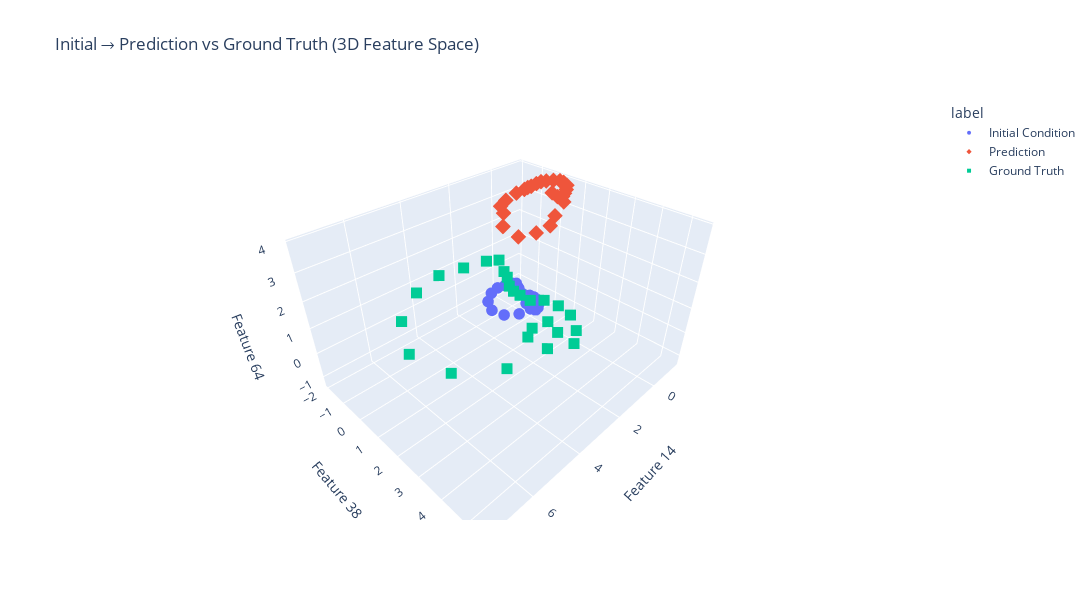

Notebook cell for this chart:
### Markdown cell above
# Attempting to Visualize the State Space of the Model

### Code cell
import numpy as np
import torch
import plotly.express as px
import pandas as pd
model.eval()

# Feature indices to visualize
feature_indices = [14, 38, 64]
num_examples = 25

records = []

index = 45_343
for t in range(num_examples):
    initial_cond_raw = psi[index, :]
    true_next_state = psi[index + 1, :]
    index += 1

    # Normalize initial condition
    initial_cond_norm = (initial_cond_raw - mean_psi[:, 0]) / std_psi[:, 0]
    initial_cond_norm = initial_cond_norm[:50]
    initial_cond_tensor = torch.tensor(initial_cond_norm, dtype=torch.float32, device=device).view(1, -1)

    # Predict next state
    with torch.no_grad():
        z = torch.randn(1, latent_dim).to(device)
        pred_norm = model.decode(z, initial_cond_tensor)
        pred_norm = pred_norm.squeeze().cpu().numpy()
        pred_denorm = pred_norm * std_psi[:, 0] + mean_psi[:, 0]

    #denormalize the ground truth
    true_next_denorm = true_next_state * std_psi[:, 0] + mean_psi[:, 0]
    initial_cond_denorm = initial_cond_raw

    #Extract feature triplets
    ic_feats = initial_cond_denorm[feature_indices]
    pred_feats = pred_denorm[feature_indices]
    true_feats = true_next_denorm[feature_indices]

    # Add to records
    records.append({"Trajectory": f"Traj {t}", "label": "Initial Condition", "x": ic_feats[0], "y": ic_feats[1], "z": ic_feats[2]})
    records.append({"Trajectory": f"Traj {t}", "label": "Prediction", "x": pred_feats[0], "y": pred_feats[1], "z": pred_feats[2]})
    records.append({"Trajectory": f"Traj {t}", "label": "Ground Truth", "x": true_feats[0], "y": true_feats[1], "z": true_feats[2]})

# DataFrame for plotting
df = pd.DataFrame(records)

# Plot with Plotly
fig = px.scatter_3d(
    df, x="x", y="y", z="z", color="label", symbol="label",
    title="Initial → Prediction vs Ground Truth (3D Feature Space)",
    width=1400, height=600
)
fig.update_traces(marker=dict(size=4))
fig.update_layout(scene=dict(
    xaxis_title=f"Feature {feature_indices[0]}",
    yaxis_title=f"Feature {feature_indices[1]}",
    zaxis_title=f"Feature {feature_indices[2]}"
))
fig.show()

### Figure 1 — Plotly figure (JSON) as saved in the notebook; plotly's stock layout.template omitted (floating-point values rounded to 4 significant figures)
{"data": [{"hovertemplate": "label=Initial Condition<br>x=%{x}<br>y=%{y}<br>z=%{z}<extra></extra>", "legendgroup": "Initial Condition", "marker": {"color": "#636efa", "size": 4, "symbol": "circle"}, "mode": "markers", "name": "Initial Condition", "scene": "scene", "showlegend": true, "type": "scatter3d", "x": [-0.2855, -0.4052, -0.5095, -0.5797, -0.5873, -0.5237, -0.4053, -0.3121, -0.2818, -0.2874, -0.3513, -0.4361, -0.54, -0.5543, -0.3302, -0.02079, 0.3633, 0.7688, 1.032, 0.8822, 0.4144, -0.1162, -0.4261, -0.4238, -0.2113], "y": [0.01933, 0.03627, -0.02436, -0.1763, -0.3686, -0.538, -0.6527, -0.7322, -0.8097, -0.8864, -0.9836, -1.125, -1.318, -1.566, -1.765, -1.895, -1.871, -1.642, -1.138, -0.5974, -0.2235, -0.112, -0.2257, -0.3801, -0.4348], "z": [-1.261, -1.188, -1.091, -0.986, -0.9534, -0.9252, -0.9245, -0.8453, -0.8108, -0.7766, -0.7225, -0.7402, -0.6994, -0.8207, -0.9122, -0.9512, -1.029, -1.141, -1.19, -1.221, -1.214, -1.181, -1.183, -1.106, -1.118]}, {"hovertemplate": "label=Prediction<br>x=%{x}<br>y=%{y}<br>z=%{z}<extra></extra>", "legendgroup": "Prediction", "marker": {"color": "#EF553B", "size": 4, "symbol": "diamond"}, "mode": "markers", "name": "Prediction", "scene": "scene", "showlegend": true, "type": "scatter3d", "x": [-0.7236, -0.7945, -0.9179, -1.111, -1.215, -1.257, -1.155, -1.006, -0.9092, -0.7792, -0.6479, -0.6083, -0.5836, -0.3699, 0.1305, 0.4939, 0.5831, 0.9471, 0.8929, 0.4417, -0.2026, -0.446, -0.9477, -0.8698, -0.7292], "y": [0.6594, 0.6778, 0.6444, 0.5096, 0.277, 0.07326, -0.1458, -0.3457, -0.5109, -0.6128, -0.7379, -0.8721, -1.008, -1.205, -1.249, -1.147, -0.9113, -0.5743, 0.1256, 0.5395, 0.612, 0.5987, 0.5519, 0.3188, 0.1837], "z": [3.632, 3.725, 3.815, 3.876, 3.892, 3.888, 3.864, 3.83, 3.787, 3.721, 3.622, 3.547, 3.447, 3.311, 3.17, 3.083, 2.924, 2.643, 2.473, 2.613, 2.685, 2.979, 3.325, 3.476, 3.618]}, {"hovertemplate": "label=Ground Truth<br>x=%{x}<br>y=%{y}<br>z=%{z}<extra></extra>", "legendgroup": "Ground Truth", "marker": {"color": "#00cc96", "size": 4, "symbol": "square"}, "mode": "markers", "name": "Ground Truth", "scene": "scene", "showlegend": true, "type": "scatter3d", "x": [4.492, 4.273, 4.126, 4.11, 4.243, 4.492, 4.688, 4.751, 4.74, 4.605, 4.427, 4.209, 4.179, 4.65, 5.299, 6.106, 6.958, 7.51, 7.196, 6.214, 5.099, 4.448, 4.453, 4.899, 5.344], "y": [5.419, 5.292, 4.973, 4.569, 4.213, 3.972, 3.805, 3.642, 3.481, 3.277, 2.981, 2.576, 2.054, 1.636, 1.363, 1.414, 1.894, 2.953, 4.088, 4.874, 5.108, 4.869, 4.545, 4.43, 4.697], "z": [2.848, 3.051, 3.272, 3.341, 3.4, 3.401, 3.568, 3.64, 3.712, 3.826, 3.788, 3.874, 3.619, 3.427, 3.345, 3.183, 2.946, 2.844, 2.778, 2.792, 2.864, 2.859, 3.02, 2.996, 3.118]}], "layout": {"height": 600, "legend": {"title": {"text": "label"}, "tracegroupgap": 0}, "scene": {"domain": {"x": [0, 1], "y": [0, 1]}, "xaxis": {"title": {"text": "Feature 14"}}, "yaxis": {"title": {"text": "Feature 38"}}, "zaxis": {"title": {"text": "Feature 64"}}}, "title": {"text": "Initial → Prediction vs Ground Truth (3D Feature Space)"}, "width": 1400}}
